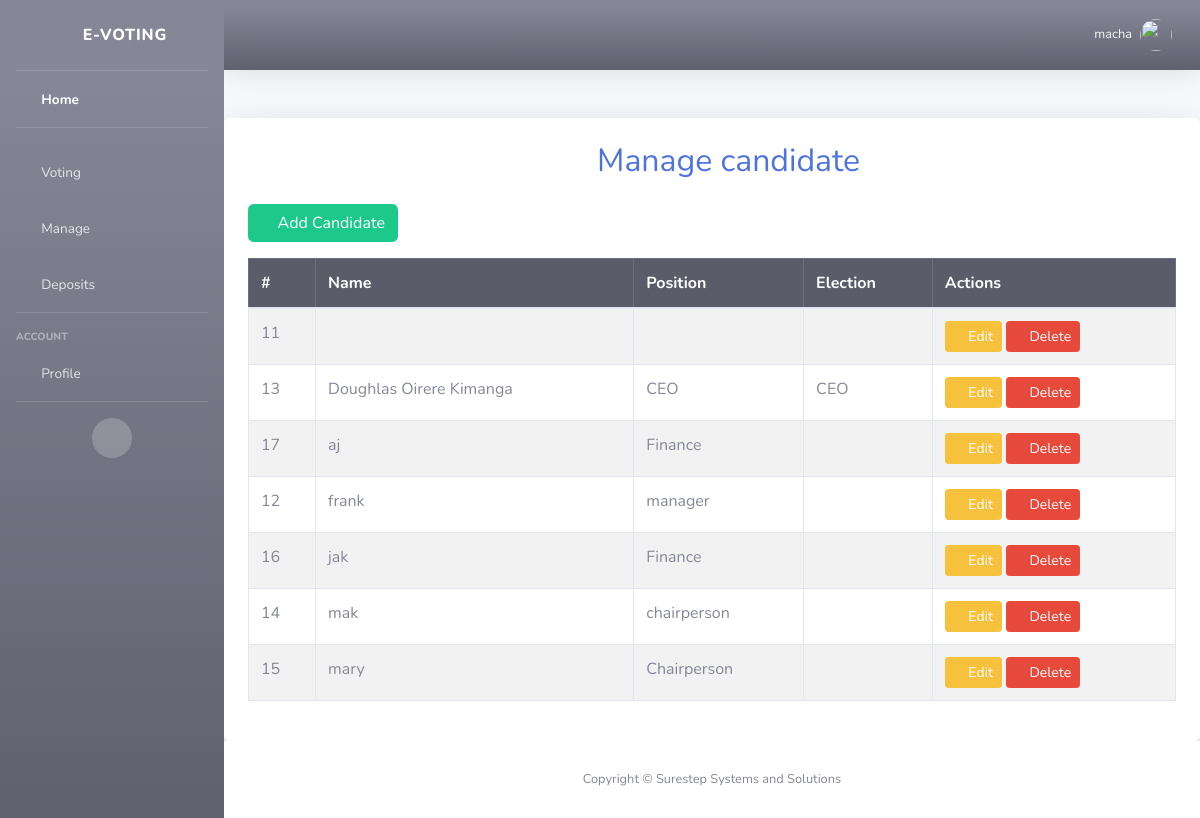
The page /manage_cand (signed in) on the database as committed earlier.
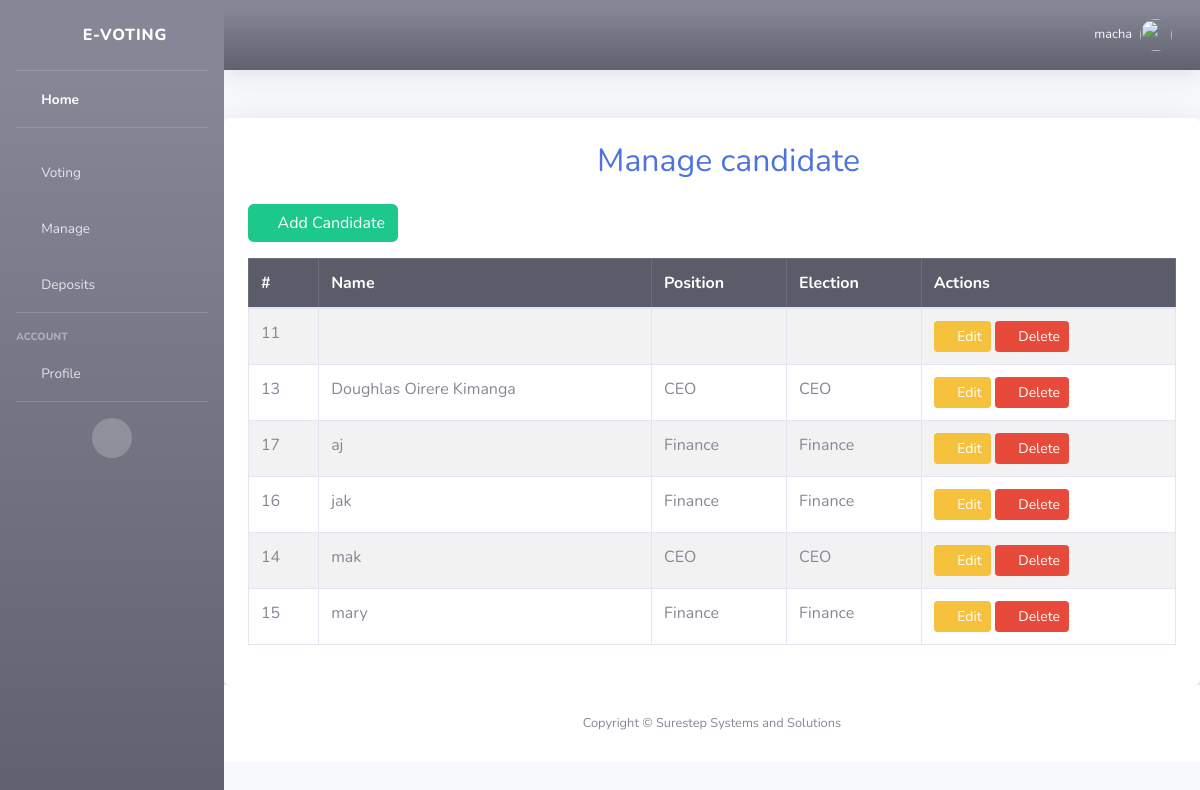
The same page on the database as committed later.
### webapp/models.py (models this page shows, shortened)
class Candidate(models.Model):
    election = models.ForeignKey(Election, on_delete=models.CASCADE, null=True, blank=True)
    name = models.CharField(max_length=200)
    position = models.CharField(max_length=255,default="unknown")
    profile_picture = models.ImageField(upload_to='candidate_pics/', blank=True, null=True)

class Election(models.Model):
    STATUS_CHOICES = [
        ('pending', 'Pending'),
        ('active', 'Active'),
    ]
    name = models.CharField(max_length=255, unique=True)
    date = models.DateField()
    from django.utils import timezone
    some_field = models.DateTimeField(default=timezone.now)
    status = models.CharField(max_length=10, choices=STATUS_CHOICES, default='pending')

### webapp/views.py (the view)
# urls.py: path("manage_cand", views.manage_candidates, name='manage_cand'),
@login_required
def manage_candidates(request):
    try:
        position = request.GET.get('position', '')  # Get filter from query params
        if position:
            candidates = Candidate.objects.filter(position=position).order_by('name')
        else:
            candidates = Candidate.objects.all().order_by('name')
    except Exception as e:
        messages.error(request, f"Error fetching candidates: {str(e)}")
        candidates = []
    return render(request, 'manage_cand.html', {'candidates': candidates, 'selected_position': position})

### webapp/templates/manage_cand.html (shortened to what this page needs)
{% extends 'base.html' %}
{% block content %}
<div class="container mt-5 p-4 shadow-lg bg-white rounded">
    <h2 class="text-center text-primary mb-4">
        <i class="fas fa-users"></i> Manage candidate
    </h2>
    <div class="text-end mb-3">
        <a href="{% url 'create_candidate' %}" class="btn btn-success">
            <i class="fas fa-user-plus"></i> Add Candidate
        </a>
    </div>
    <table class="table table-striped table-bordered">
        <thead class="table-dark">
            <tr>
                <th>#</th>
                <th>Name</th>
                <th>Position</th>
                <th>Election</th>
                <th>Actions</th>
            </tr>
        </thead>
        <tbody>
            {% for candidate in candidates %}
            <tr id="candidate-row-{{ candidate.id }}">
                <td>{{ candidate.id }}</td>
                <td id="name-{{ candidate.id }}">{{ candidate.name }}</td>
                <td id="position-{{ candidate.id }}">{{ candidate.position }}</td>
                <td>{{ candidate.election.name }}</td>
                <td>
                    <button onclick="editCandidate({{ candidate.id }})" class="btn btn-warning btn-sm">
                        <i class="fas fa-edit"></i> Edit
                    </button>
                    <button onclick="deleteCandidate({{ candidate.id }})" class="btn btn-danger btn-sm">
                        <i class="fas fa-trash"></i> Delete
                    </button>
                </td>
            </tr>
            {% empty %}
            <tr>
                <td colspan="5" class="text-center">No candidates found.</td>
            </tr>
            {% endfor %}
        </tbody>
    </table>
</div>
{% endblock %}

### webapp/templates/base.html (shortened to what this page needs)
{% load static %}
<!DOCTYPE html>
<html lang="en">
<head>
    <link href="{% static "vendor/fontawesome-free/css/all.min.css" %}" rel="stylesheet" type="text/css">
    <link href="{% static "css/sb-admin-2.min.css" %}" rel="stylesheet">
    <link href="{% static "vendor/datatables/dataTables.bootstrap4.min.css" %}" rel="stylesheet">
</head>
<body id="page-top">
    <div id="wrapper">
        <ul class="navbar-nav bg-gradient-secondary sidebar sidebar-dark accordion" id="accordionSidebar">
            <a class="sidebar-brand d-flex align-items-center justify-content-center" href="#">
                <div class="sidebar-brand-icon rotate-n-15">
                    <i class="fas fa-poll"></i>
                </div>
                <div class="sidebar-brand-text mx-3">E-Voting</div>
            </a>
            <hr class="sidebar-divider my-0">
            <li class="nav-item active">
                <a class="nav-link" href="#">
                    <i class="fas fa-fw fa-home"></i>
                    <span>Home</span>
                </a>
            </li>
            <hr class="sidebar-divider">
            <li class="nav-item">
                <a class="nav-link collapsed" href="#" data-toggle="collapse" data-target="#collapseLoans" aria-expanded="true" aria-controls="collapseLoans">
                    <i class="fas fa-fw fa-receipt"></i>
                    <span>Voting</span>
                </a>
                <div id="collapseLoans" class="collapse" aria-labelledby="headingLoans" data-parent="#accordionSidebar">
                <li class="nav-item">
                    <a class="nav-link collapsed" href="#" data-toggle="collapse" data-target="#collapsemanage" aria-expanded="true" aria-controls="collapsemanage">
                        <i class="fas fa-fw fa-receipt"></i>
                        <span>Manage</span>
                    </a>
                </li>
            <li class="nav-item">
                <a class="nav-link" href="#">
                    <i class="fas fa-fw fa-hand-holding-usd"></i>
                    <span>Deposits</span>
                </a>
            </li>
            <hr class="sidebar-divider">
            <div class="sidebar-heading">Account</div>
            <li class="nav-item">
                <a class="nav-link collapsed" href="#" data-toggle="collapse" data-target="#collapseAccount" aria-expanded="true" aria-controls="collapseAccount">
                    <i class="fas fa-fw fa-user"></i>
                    <span>Profile</span>
                </a>
            </li>
            <hr class="sidebar-divider d-none d-md-block">
            <div class="text-center d-none d-md-inline">
                <button class="rounded-circle border-0" id="sidebarToggle"></button>
            </div>
        </ul>
        <div id="content-wrapper" class="d-flex flex-column">
            <div id="content">
                <nav class="navbar navbar-expand  bg-gradient-secondary topbar mb-4 static-top shadow">
                    <ul class="navbar-nav ml-auto">
                        <li class="nav-item dropdown no-arrow">
                            <a class="nav-link dropdown-toggle" href="#" id="userDropdown" role="button" data-toggle="dropdown" aria-haspopup="true" aria-expanded="false">
                                <span class="mr-2 d-none d-lg-inline text-light small">{{ request.user.username }}</span>
                                <img class="img-profile rounded-circle" src="{% static '/img/undraw_profile.svg' %}">
                            </a>
                        </li>
                    </ul>
                </nav>
                {% block content %}
                {% endblock %}
            <footer class="sticky-footer bg-white">
                <div class="container my-auto">
                    <div class="copyright text-center my-auto">
                        <span>Copyright &copy; Surestep Systems and Solutions</span>
                    </div>
                </div>
            </footer>
        </div>
    </div>
</body>
</html>

Rows that differ between the two databases and show on the page:
removed Candidate: id "12", name "frank", position "manager"
changed Candidate "aj": election.name (not shown) → "Finance"
changed Candidate "jak": election.name (not shown) → "Finance"
changed Candidate "mak": position "chairperson" → "CEO"; election.name (not shown) → "CEO"
changed Candidate "mary": position "Chairperson" → "Finance"; election.name (not shown) → "Finance"
